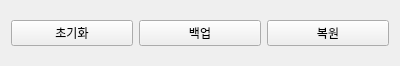
<?xml version="1.0" encoding="UTF-8"?>
<ui version="4.0">
 <class>Form</class>
 <widget class="QWidget" name="Form">
  <property name="geometry">
   <rect>
    <x>0</x>
    <y>0</y>
    <width>400</width>
    <height>66</height>
   </rect>
  </property>
  <property name="windowTitle">
   <string>Coffee Database Init</string>
  </property>
  <layout class="QGridLayout" name="gridLayout_2">
   <item row="0" column="0">
    <layout class="QGridLayout" name="gridLayout">
     <item row="0" column="0">
      <widget class="QPushButton" name="btn_init">
       <property name="text">
        <string>초기화</string>
       </property>
      </widget>
     </item>
     <item row="0" column="1">
      <widget class="QPushButton" name="btn_backup">
       <property name="text">
        <string>백업</string>
       </property>
      </widget>
     </item>
     <item row="0" column="2">
      <widget class="QPushButton" name="btn_restore">
       <property name="text">
        <string>복원</string>
       </property>
      </widget>
     </item>
    </layout>
   </item>
  </layout>
 </widget>
 <resources/>
 <connections/>
</ui>
